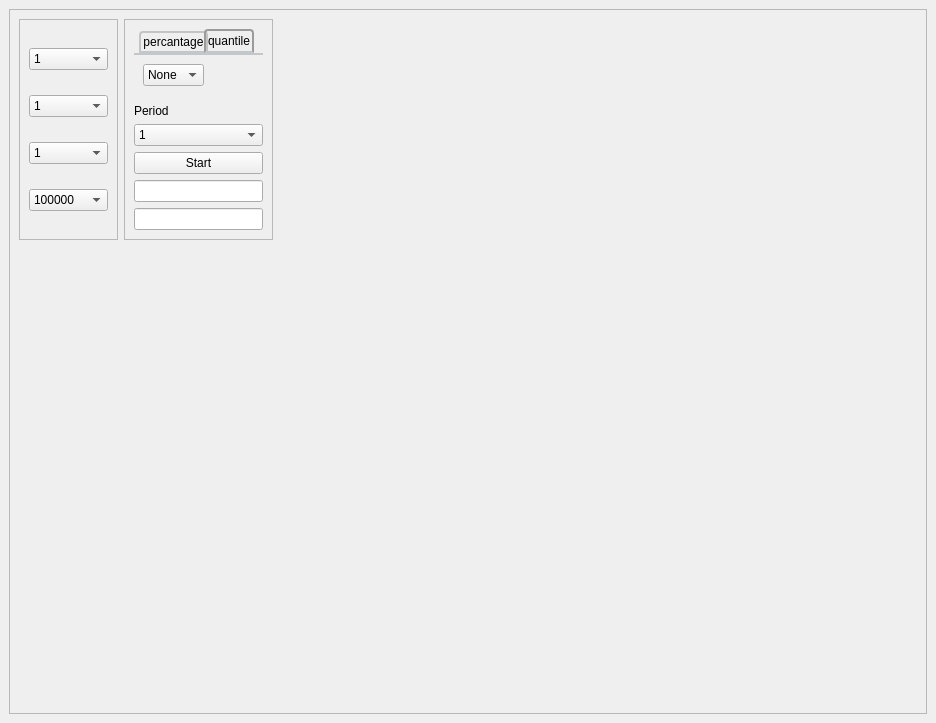
<?xml version="1.0" encoding="UTF-8"?>
<ui version="4.0">
 <class>Test</class>
 <widget class="QMainWindow" name="Test">
  <property name="geometry">
   <rect>
    <x>0</x>
    <y>0</y>
    <width>936</width>
    <height>723</height>
   </rect>
  </property>
  <property name="windowTitle">
   <string>MainWindow</string>
  </property>
  <property name="styleSheet">
   <string notr="true"/>
  </property>
  <widget class="QWidget" name="centralwidget">
   <property name="styleSheet">
    <string notr="true"/>
   </property>
   <layout class="QGridLayout" name="gridLayout_4">
    <item row="0" column="0">
     <widget class="QFrame" name="frame">
      <property name="frameShape">
       <enum>QFrame::StyledPanel</enum>
      </property>
      <property name="frameShadow">
       <enum>QFrame::Raised</enum>
      </property>
      <widget class="QWidget" name="layoutWidget">
       <property name="geometry">
        <rect>
         <x>10</x>
         <y>10</y>
         <width>254</width>
         <height>221</height>
        </rect>
       </property>
       <layout class="QHBoxLayout" name="horizontalLayout">
        <item>
         <widget class="QFrame" name="Companies">
          <property name="frameShape">
           <enum>QFrame::StyledPanel</enum>
          </property>
          <property name="frameShadow">
           <enum>QFrame::Raised</enum>
          </property>
          <layout class="QVBoxLayout" name="verticalLayout">
           <item>
            <widget class="QComboBox" name="box_accii">
             <item>
              <property name="text">
               <string>1</string>
              </property>
             </item>
             <item>
              <property name="text">
               <string>2</string>
              </property>
             </item>
            </widget>
           </item>
           <item>
            <widget class="QComboBox" name="box_obl">
             <item>
              <property name="text">
               <string>1</string>
              </property>
             </item>
             <item>
              <property name="text">
               <string>2</string>
              </property>
             </item>
            </widget>
           </item>
           <item>
            <widget class="QComboBox" name="box_bezrisk">
             <property name="acceptDrops">
              <bool>false</bool>
             </property>
             <item>
              <property name="text">
               <string>1</string>
              </property>
             </item>
            </widget>
           </item>
           <item>
            <widget class="QComboBox" name="box_money">
             <item>
              <property name="text">
               <string>100000</string>
              </property>
             </item>
             <item>
              <property name="text">
               <string>500000</string>
              </property>
             </item>
             <item>
              <property name="text">
               <string>1000000</string>
              </property>
             </item>
            </widget>
           </item>
          </layout>
         </widget>
        </item>
        <item>
         <widget class="QFrame" name="Info">
          <property name="frameShape">
           <enum>QFrame::StyledPanel</enum>
          </property>
          <property name="frameShadow">
           <enum>QFrame::Raised</enum>
          </property>
          <layout class="QHBoxLayout" name="horizontalLayout_3">
           <item>
            <layout class="QVBoxLayout" name="verticalLayout_4">
             <item>
              <layout class="QVBoxLayout" name="verticalLayout_3">
               <item>
                <widget class="QTabWidget" name="tabWidget">
                 <property name="styleSheet">
                  <string notr="true">QTabWidget::pane { /* The tab widget frame */
    border-top: 2px solid #C2C7CB;
}

QTabWidget::tab-bar {
    left: 5px; /* move to the right by 5px */
}

/* Style the tab using the tab sub-control. Note that
    it reads QTabBar _not_ QTabWidget */
QTabBar::tab {
    background: qlineargradient(x1: 0, y1: 0, x2: 0, y2: 1,
                                stop: 0 #E1E1E1, stop: 0.4 #DDDDDD,
                                stop: 0.5 #D8D8D8, stop: 1.0 #D3D3D3);
    border: 2px solid #C4C4C3;
    border-bottom-color: #C2C7CB; /* same as the pane color */
    border-top-left-radius: 4px;
    border-top-right-radius: 4px;
    min-width: 8ex;
    padding: 2px;
}

QTabBar::tab:selected, QTabBar::tab:hover {
    background: qlineargradient(x1: 0, y1: 0, x2: 0, y2: 1,
                                stop: 0 #fafafa, stop: 0.4 #f4f4f4,
                                stop: 0.5 #e7e7e7, stop: 1.0 #fafafa);
}

QTabBar::tab:selected {
    border-color: #9B9B9B;
    border-bottom-color: #C2C7CB; /* same as pane color */
}

QTabBar::tab:!selected {
    margin-top: 2px; /* make non-selected tabs look smaller */
}

/* make use of negative margins for overlapping tabs */
QTabBar::tab:selected {
    /* expand/overlap to the left and right by 4px */
    margin-left: -4px;
    margin-right: -4px;
}

QTabBar::tab:first:selected {
    margin-left: 0; /* the first selected tab has nothing to overlap with on the left */
}

QTabBar::tab:last:selected {
    margin-right: 0; /* the last selected tab has nothing to overlap with on the right */
}

QTabBar::tab:only-one {
    margin: 0; /* if there is only one tab, we don't want overlapping margins */
}</string>
                 </property>
                 <property name="currentIndex">
                  <number>1</number>
                 </property>
                 <widget class="QWidget" name="Percentage">
                  <attribute name="title">
                   <string>percantage</string>
                  </attribute>
                  <layout class="QFormLayout" name="formLayout_3">
                   <item row="0" column="0">
                    <widget class="QComboBox" name="PerOpt">
                     <item>
                      <property name="text">
                       <string>None</string>
                      </property>
                     </item>
                     <item>
                      <property name="text">
                       <string>99%</string>
                      </property>
                     </item>
                     <item>
                      <property name="text">
                       <string>95%</string>
                      </property>
                     </item>
                     <item>
                      <property name="text">
                       <string>90%</string>
                      </property>
                     </item>
                     <item>
                      <property name="text">
                       <string>50%</string>
                      </property>
                     </item>
                    </widget>
                   </item>
                  </layout>
                 </widget>
                 <widget class="QWidget" name="quantile">
                  <attribute name="title">
                   <string>quantile</string>
                  </attribute>
                  <layout class="QFormLayout" name="formLayout_2">
                   <item row="0" column="0">
                    <widget class="QComboBox" name="QuantOpt">
                     <item>
                      <property name="text">
                       <string>None</string>
                      </property>
                     </item>
                     <item>
                      <property name="text">
                       <string>2.326</string>
                      </property>
                     </item>
                     <item>
                      <property name="text">
                       <string>1.645</string>
                      </property>
                     </item>
                     <item>
                      <property name="text">
                       <string>1.282</string>
                      </property>
                     </item>
                     <item>
                      <property name="text">
                       <string>0.001</string>
                      </property>
                     </item>
                    </widget>
                   </item>
                  </layout>
                 </widget>
                </widget>
               </item>
              </layout>
             </item>
             <item>
              <layout class="QVBoxLayout" name="verticalLayout_2">
               <item>
                <widget class="QLabel" name="Period">
                 <property name="text">
                  <string>Period</string>
                 </property>
                </widget>
               </item>
               <item>
                <widget class="QComboBox" name="days">
                 <item>
                  <property name="text">
                   <string>1</string>
                  </property>
                 </item>
                 <item>
                  <property name="text">
                   <string>5</string>
                  </property>
                 </item>
                 <item>
                  <property name="text">
                   <string>10</string>
                  </property>
                 </item>
                 <item>
                  <property name="text">
                   <string>15</string>
                  </property>
                 </item>
                 <item>
                  <property name="text">
                   <string>20</string>
                  </property>
                 </item>
                </widget>
               </item>
               <item>
                <widget class="QPushButton" name="Start">
                 <property name="cursor">
                  <cursorShape>PointingHandCursor</cursorShape>
                 </property>
                 <property name="text">
                  <string>Start</string>
                 </property>
                </widget>
               </item>
               <item>
                <widget class="QLineEdit" name="Benefit"/>
               </item>
               <item>
                <widget class="QLineEdit" name="Risk">
                 <property name="readOnly">
                  <bool>false</bool>
                 </property>
                </widget>
               </item>
              </layout>
             </item>
            </layout>
           </item>
          </layout>
         </widget>
        </item>
       </layout>
      </widget>
     </widget>
    </item>
   </layout>
  </widget>
 </widget>
 <resources/>
 <connections/>
</ui>
